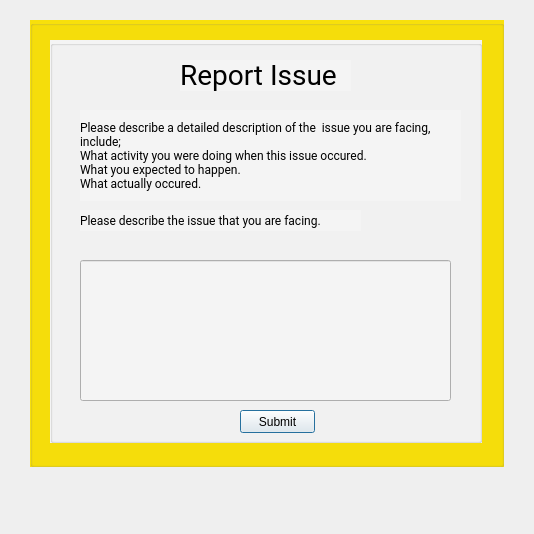
<?xml version="1.0" encoding="UTF-8"?>
<ui version="4.0">
 <class>citezinReportIssueDialog</class>
 <widget class="QDialog" name="citezinReportIssueDialog">
  <property name="geometry">
   <rect>
    <x>0</x>
    <y>0</y>
    <width>534</width>
    <height>534</height>
   </rect>
  </property>
  <property name="windowTitle">
   <string>Dialog</string>
  </property>
  <widget class="QGroupBox" name="groupBox">
   <property name="geometry">
    <rect>
     <x>30</x>
     <y>20</y>
     <width>474</width>
     <height>447</height>
    </rect>
   </property>
   <property name="styleSheet">
    <string notr="true">
background-color: rgb(248, 224, 11);</string>
   </property>
   <property name="title">
    <string/>
   </property>
   <widget class="QGroupBox" name="groupBox_2">
    <property name="geometry">
     <rect>
      <x>20</x>
      <y>20</y>
      <width>432</width>
      <height>403</height>
     </rect>
    </property>
    <property name="styleSheet">
     <string notr="true">background-color: rgb(244, 244, 244);</string>
    </property>
    <property name="title">
     <string/>
    </property>
    <widget class="QLabel" name="label">
     <property name="geometry">
      <rect>
       <x>130</x>
       <y>20</y>
       <width>171</width>
       <height>31</height>
      </rect>
     </property>
     <property name="styleSheet">
      <string notr="true">
font-family: Roboto;
font-style: normal;
font-weight: normal;
font-size: 28px;
line-height: 33px;
</string>
     </property>
     <property name="text">
      <string>Report Issue</string>
     </property>
    </widget>
    <widget class="QLabel" name="label_2">
     <property name="geometry">
      <rect>
       <x>30</x>
       <y>70</y>
       <width>381</width>
       <height>91</height>
      </rect>
     </property>
     <property name="styleSheet">
      <string notr="true">font-family: Roboto;
font-style: normal;
font-weight: normal;
font-size: 12px;
line-height: 14px;

</string>
     </property>
     <property name="text">
      <string>Please describe a detailed description of the  issue you are facing,
include;
What activity you were doing when this issue occured.
What you expected to happen. 
What actually occured.</string>
     </property>
    </widget>
    <widget class="QLabel" name="label_3">
     <property name="geometry">
      <rect>
       <x>30</x>
       <y>170</y>
       <width>281</width>
       <height>21</height>
      </rect>
     </property>
     <property name="styleSheet">
      <string notr="true">font-family: Roboto;
font-style: normal;
font-weight: normal;
font-size: 12px;
line-height: 14px;

color: #000000;</string>
     </property>
     <property name="text">
      <string>Please describe the issue that you are facing.</string>
     </property>
    </widget>
    <widget class="QLineEdit" name="lineEdit">
     <property name="geometry">
      <rect>
       <x>30</x>
       <y>220</y>
       <width>371</width>
       <height>141</height>
      </rect>
     </property>
    </widget>
    <widget class="QPushButton" name="pushButton">
     <property name="geometry">
      <rect>
       <x>190</x>
       <y>370</y>
       <width>75</width>
       <height>23</height>
      </rect>
     </property>
     <property name="text">
      <string>Submit</string>
     </property>
    </widget>
   </widget>
  </widget>
 </widget>
 <resources/>
 <connections/>
</ui>
